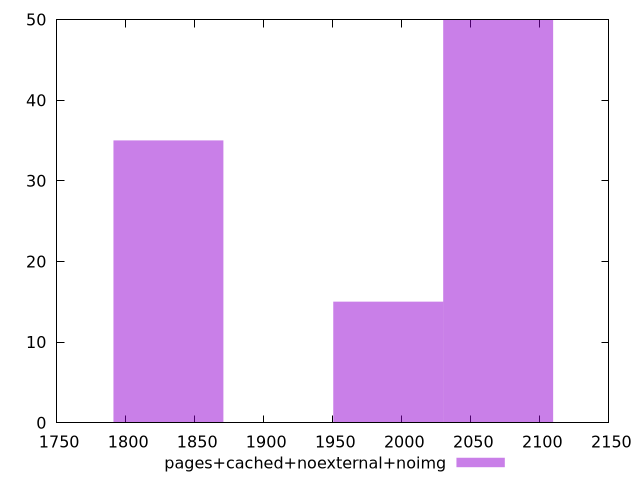

Write gnuplot code to recreate this figure.
$_pagesCachedNoexternalNoimg <<EOF
1830.98308213346 35
2069.8069624117375 50
1990.1990023189783 15
EOF
set key outside below
set terminal pngcairo
set output "report_00004_2020-11-02T20-21-41.718Z/metrics/pages+cached+noexternal+noimg//raw_hist.png"
set yrange [0:50]
set boxwidth 79.60796009275913
set style fill transparent solid 0.5 noborder
plot $_pagesCachedNoexternalNoimg title "pages+cached+noexternal+noimg" with boxes ,
